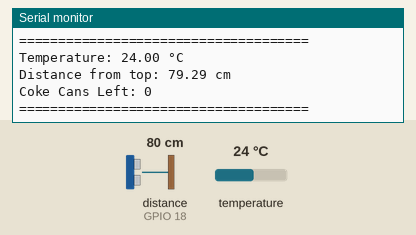
This sketch was run on a simulated ESP32. Parts: the last lines printed to the serial monitor. Wiring (inferred from the names in the program): ultrasonic range finder: trigger GPIO 5; echo GPIO 18. Inputs (shaded band) come from the test bench; at power-on: distance to the obstacle (sensor on GPIO 18) 80 cm, temperature 24 °C. The echo pulse lasts 58.3 µs per cm; WiFi joins after 1.5 s; servers stay silent unless stated; no MQTT or app messages arrive unless stated.

Above: at 2.8 s.
2.9 s: distance to the obstacle (sensor on GPIO 18) set to 2 cm
At 5.9 s:
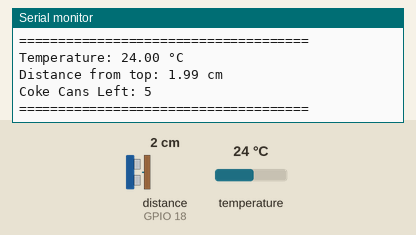
6.6 s: temperature set to 12 °C
10.3 s: distance to the obstacle (sensor on GPIO 18) set to 4 cm
At 11.8 s:
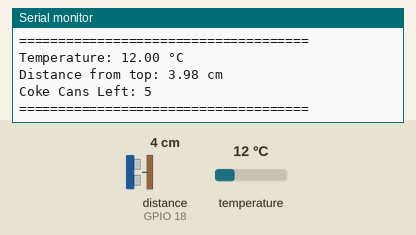
14.0 s: temperature set to 19 °C
Timing chart, 0 to 17.0 s (numbered marks = the images above; inputs shaded):
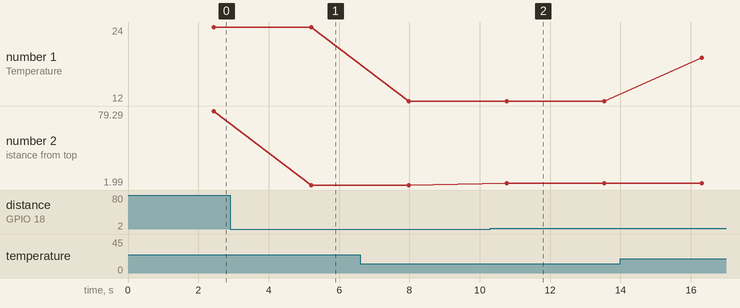

Measured:
- after the input at 2.9 s, the serial monitor: prints a new line after 2.3 s (image 1)
- after the input at 10.3 s, the serial monitor: prints a new line after 0.46 s (image 2)
- plotted number 1: 24 → 12 after the input at 6.6 s, 12 → 19 after the input at 14.0 s
- plotted number 2: 79.29 → 1.99 after the input at 2.9 s, 1.99 → 3.98 after the input at 10.3 s

The sketch:

esp32_fridge_monitor.ino
```cpp
#include <WiFi.h>
#include <PubSubClient.h>
#include <OneWire.h>
#include <DallasTemperature.h>

// ---------------- WiFi -------------------
const char* ssid = "Wokwi-GUEST";
const char* password = "";

// ---------------- MQTT Broker -------------------
const char* mqtt_server = "test.mosquitto.org";

WiFiClient espClient;
PubSubClient client(espClient);

// ---------------- DS18B20 -------------------
#define ONE_WIRE_BUS 4
OneWire oneWire(ONE_WIRE_BUS);
DallasTemperature sensors(&oneWire);

// ---------------- Ultrasonic -------------------
#define TRIG_PIN 5
#define ECHO_PIN 18

long duration;
float distanceCm;

// ---------------- CAN CONFIG ------------------
const float canHeight = 6.0;     // 1 Coke can height (cm)
const int maxCans = 6;           // Max cans in box
const float maxHeight = maxCans * canHeight; // 36 cm

// ---------------- WiFi -----------------------
void setup_wifi() {
  Serial.println();
  Serial.print("Connecting to WiFi...");
  WiFi.begin(ssid, password);

  while (WiFi.status() != WL_CONNECTED) {
    delay(400);
    Serial.print(".");
  }
  Serial.println(" Connected!");
}

// ---------------- MQTT -----------------------
void reconnect() {
  while (!client.connected()) {
    Serial.print("Connecting to MQTT...");
    if (client.connect("ESP32-Fridge-Monitor")) {
      Serial.println(" Connected!");
      client.subscribe("fridge/commands");
    } else {
      Serial.print("Failed, rc=");
      Serial.print(client.state());
      Serial.println(" retrying...");
      delay(1500);
    }
  }
}

// -------------- Read Ultrasonic ---------------
float readUltrasonic() {
  digitalWrite(TRIG_PIN, LOW);
  delayMicroseconds(4);
  digitalWrite(TRIG_PIN, HIGH);
  delayMicroseconds(10);
  digitalWrite(TRIG_PIN, LOW);

  duration = pulseIn(ECHO_PIN, HIGH);
  distanceCm = duration * 0.034 / 2;
  return distanceCm;
}

// -------- Convert Distance → Coke Can Count ----
int calculateCanCount(float measuredDistance) {
  float filledHeight = maxHeight - measuredDistance;

  if (filledHeight < 0) filledHeight = 0;
  if (filledHeight > maxHeight) filledHeight = maxHeight;

  int cans = filledHeight / canHeight;

  if (cans < 0) cans = 0;
  if (cans > maxCans) cans = maxCans;

  return cans;
}

// ---------------- Setup -----------------------
void setup() {
  Serial.begin(115200);

  pinMode(TRIG_PIN, OUTPUT);
  pinMode(ECHO_PIN, INPUT);

  sensors.begin();
  setup_wifi();

  client.setServer(mqtt_server, 1883);
}

// ---------------- MAIN LOOP --------------------
void loop() {

  if (!client.connected()) {
    reconnect();
  }
  client.loop();

  // Temperature
  sensors.requestTemperatures();
  float tempC = sensors.getTempCByIndex(0);

  // Level
  float distance = readUltrasonic();

  // Coke can count
  int cansLeft = calculateCanCount(distance);

  // MQTT Publish
  client.publish("fridge/temperature", String(tempC).c_str());
  client.publish("fridge/can_level", String(distance).c_str());
  client.publish("fridge/can_count", String(cansLeft).c_str());

  // Serial Debugging
  Serial.println("=====================================");
  Serial.println("Temperature: " + String(tempC) + " °C");
  Serial.println("Distance from top: " + String(distance) + " cm");
  Serial.println("Coke Cans Left: " + String(cansLeft));
  Serial.println("=====================================");

  delay(2000);
}
```
